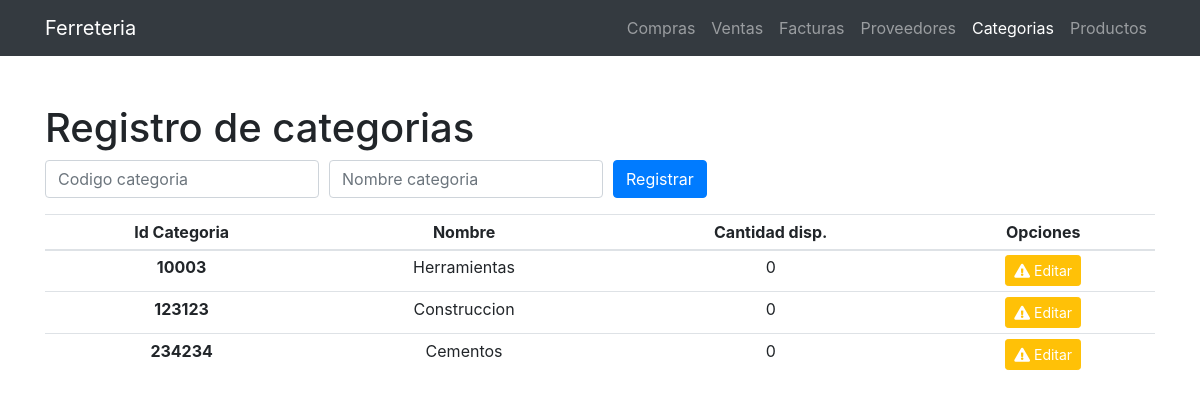
The page /categories on the database its author committed.
### tables this page shows
CREATE TABLE `categoria` (
  `idcategoria` int(11) NOT NULL,
  `nombre` varchar(500) NOT NULL,
  `cantidad_disponible` int(11) NOT NULL
);

### app/controllers/Categories.php (called while the page is built, shortened)
<?php
class Categories extends Controller
{
    public function __construct()
    {
        $this->model = $this->model('CategoriesModel');
    }
    public function index()
    {
        $categories = $this->model->selectAll();
        $data = [
            'title' => 'Categorias',
            'categories' => $categories
        ];
        $this->view('pages/categories', $data);
    }
}

### app/libraries/Core.php (called while the page is built, shortened)
<?php
class Core
{
    protected $actualMethod = 'index';
    public function __construct()
    {
        $url = $this->getUrl();
        if (file_exists('../app/controllers/' . ucwords($url['0']) . '.php')) {
            unset($url[0]);
        }
        $this->actualController = new $this->actualController;
        $this->param = $url ? array_values($url) : [];
        call_user_func_array([$this->actualController, $this->actualMethod], $this->param);
    }
    public function getUrl()
    {
        if (isset($_GET['url'])) {
            $url = rtrim($_GET['url'], '/');
            $url = filter_var($url, FILTER_SANITIZE_URL);
            $url = explode('/', $url);
            return $url;
        }
    }
}

### public/index.php (called while the page is built, shortened)
<?php
$init = new Core();

### app/libraries/Database.php (called while the page is built, shortened)
<?php
class Database
{
    private $host = DB_HOST;
    private $user = DB_USER;
    private $password = DB_PASSWORD;
    private $dbname = DB_NAME;
    private $dbh;
    private $stmt;
    public function __construct()
    {
        $dsn = 'mysql:host=' . $this->host . ';dbname=' . $this->dbname;
        $options = array(
            PDO::ATTR_PERSISTENT => true,
            PDO::ATTR_ERRMODE => PDO::ERRMODE_EXCEPTION
        );
        try {
            $this->dbh = new PDO($dsn, $this->user, $this->password, $options);
            $this->dbh->exec('set names utf8');
        } catch (PDOException $e) {
            $this->error = $e->getMessage();
        }
    }
    public function query($sql)
    {
        $this->stmt = $this->dbh->prepare($sql);
    }
    public function execute(){
        return $this->stmt->execute();
    }
    public function records(){
        $this->execute();
        return $this->stmt->fetchAll(PDO::FETCH_OBJ);
    }
}

### app/models/CategoriesImplement.php (called while the page is built, shortened)
<?php
class CategoriesImplement {
    private $db;
    public function __construct()
    {
        $this->db = new Database();
    }
    public function select()
    {
        $this->db->query("SELECT * FROM `categoria`;");
        return $this->db->records();
    }
}

### app/models/CategoriesModel.php (called while the page is built, shortened)
<?php
require_once 'CategoriesImplement.php';
class CategoriesModel
{
    private $categories;
    public function __construct()
    {
        $this->categories = new CategoriesImplement();
    }
    public function selectAll()
    {
        return $this->categories->select();
    }
}

### app/views/pages/categories.php (the view, shortened to what this page needs)
<!DOCTYPE html>
<html lang="en">
<head>
    <link href="<?php echo URL_ROUTE ?>/assets/css/bootstrap.min.css" rel="stylesheet">
    <link href="<?php echo URL_ROUTE ?>/assets/fontawesome/css/all.min.css" rel="stylesheet" type="text/css">
</head>
<?php
$categoryEdit = $_SESSION['category_edit'];
?>
<body>
<nav class="navbar navbar-expand-lg navbar-dark bg-dark static-top">
    <div class="container">
        <a class="navbar-brand" href="<?php echo URL_ROUTE ?>/index">Ferreteria</a>
        <div class="collapse navbar-collapse" id="navbarResponsive">
            <ul class="navbar-nav ml-auto">
                <li class="nav-item">
                    <a class="nav-link" href="<?php echo URL_ROUTE ?>/index">Compras</a>
                </li>
                <li class="nav-item">
                    <a class="nav-link" href="<?php echo URL_ROUTE ?>/sales">Ventas</a>
                </li>
                <li class="nav-item">
                    <a class="nav-link" href="<?php echo URL_ROUTE ?>/invoice">Facturas</a>
                </li>
                <li class="nav-item">
                    <a class="nav-link" href="<?php echo URL_ROUTE ?>/providers">Proveedores</a>
                </li>
                <li class="nav-item active">
                    <a class="nav-link" href="<?php echo URL_ROUTE ?>/categories">Categorias
                    </a>
                </li>
                <li class="nav-item">
                    <a class="nav-link" href="<?php echo URL_ROUTE ?>/products">Productos</a>
                </li>
            </ul>
        </div>
    </div>
</nav>
<div class="container">
    <div class="row">
        <div class="col-lg-12">
            <h1 class="mt-5">Registro de categorias</h1>
            <?php if ($categoryEdit != null){ ?>
            <form action="<?php echo URL_ROUTE ?>/categories/update_category" method="POST">
                <?php }else{ ?>
                <form action="<?php echo URL_ROUTE ?>/categories/insert_category" method="POST">
                    <?php } ?>
                    <div class="form-row align-items-center">
                        <div class="col-auto">
                            <?php if ($categoryEdit != null) { ?>
                                <input type="text" class="form-control mb-2" id="c_categoria" name="c_categoria"
                                       value="<?php echo $categoryEdit->idcategoria; ?>" readonly>
                            <?php } else { ?>
                                <input type="text" class="form-control mb-2" id="c_categoria" name="c_categoria"
                                       placeholder="Codigo categoria">
                            <?php } ?>
                        </div>
                        <div class="col-auto">
                            <?php if ($categoryEdit != null) { ?>
                                <div class="input-group mb-2">
                                    <input type="text" class="form-control" id="n_categoria" name="n_categoria"
                                           value="<?php echo $categoryEdit->nombre; ?>">
                                </div>
                            <?php } else { ?>
                                <div class="input-group mb-2">
                                    <input type="text" class="form-control" id="n_categoria" name="n_categoria"
                                           placeholder="Nombre categoria">
                                </div>
                            <?php } ?>
                        </div>
                        <div class="col-auto">
                            <?php if ($categoryEdit != null) { ?>
                                <button type="submit" class="btn btn-warning mb-2 text-white">Actualizar</button>
                            <?php } else { ?>
                                <button type="submit" class="btn btn-primary mb-2">Registrar</button>
                            <?php } ?>
                        </div>
                    </div>
                </form>
                <table class="table table-sm">
                    <thead>
                    <tr>
                        <th scope="col" class="text-center">Id Categoria</th>
                        <th scope="col" class="text-center">Nombre</th>
                        <th scope="col" class="text-center">Cantidad disp.</th>
                        <th scope="col" class="text-center">Opciones</th>
                    </tr>
                    </thead>
                    <tbody>
                    <?php foreach ($data['categories'] as $cat) { ?>
                        <tr class="text-center">
                            <th scope="row"><?php echo $cat->idcategoria ?></th>
                            <td><?php echo $cat->nombre ?></td>
                            <td><?php echo $cat->cantidad_disponible ?></td>
                            <td>
                                <a href="<?php echo URL_ROUTE ?>/categories/edit_category?id_category=<?php echo $cat->idcategoria ?>"
                                   type="button"
                                   class="btn btn-sm btn-warning btn-icon-split">
                                    <span class="icon text-white">
                                        <i class="fas fa-exclamation-triangle"></i>
                                    </span>
                                    <span class="text text-white">Editar</span>
                                </a>
                            </td>
                        </tr>
                    <?php } ?>
                    </tbody>
                </table>
        </div>
    </div>
</div>
</body>
</html>

### rows shown on the page
categoria: idcategoria "10003", nombre "Herramientas", cantidad_disponible "0"
categoria: idcategoria "123123", nombre "Construccion", cantidad_disponible "0"
categoria: idcategoria "234234", nombre "Cementos", cantidad_disponible "0"
